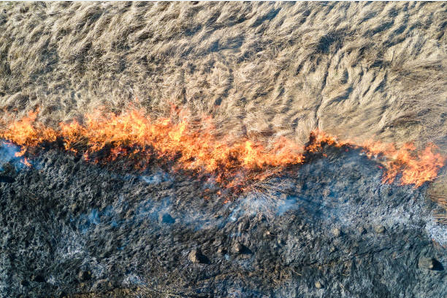
#> input picture noisy_wildfire_detector/img1.png, 447 x 298 px
$ python -i fire_ops.py   (imports and definitions only)
#> lines starting #> are read from the running program, lines starting #| are printed output that depends on the picture; after the words box and inside, x2 and y2 are one past the last pixel; in counts of white or black regions, pixels touching at a corner belong together
#> further down, picture is the input picture: shape (298, 447, 3); mean B, G, R 109.4, 120, 128.3
### noisy_wildfire_detector/modules/mask_wrappers.py
import cv2
import numpy as np


def mask_postprocess(m):
    k = np.ones((5, 5), np.uint8)
    m2 = cv2.morphologyEx(m, cv2.MORPH_CLOSE, k)
    m3 = cv2.morphologyEx(m2, cv2.MORPH_OPEN, k)
    return m3

### noisy_wildfire_detector/core/random_math_stuff.py
def mystery_calc(v):
    return (v * 99999) / 123.456 * 0.00001 + 42

### noisy_wildfire_detector/modules/bogus_ai_core.py
def boost_nothingness():
    return True

### noisy_wildfire_detector/core/fire_ops.py
import cv2
import numpy as np
import time
from .f_utils import *
from .random_math_stuff import mystery_calc
from ..modules.bogus_ai_core import boost_nothingness
from ..modules.mask_wrappers import mask_postprocess


def z9_execute_fire_thing(imG_datA, i_ntens=200, m_ar=120, apr=None, xyz123=None):
    """
    Main fire detection module (messy but works)
    """
#> called with i_ntens = 200, m_ar = 120
    if imG_datA is None:
        raise RuntimeError("Bad img (is None)")

    garbage_flag = (xyz123 == xyz123)
    time.sleep(0.001)
    _ = mystery_calc(3.14159)

    HH, WW = imG_datA.shape[:2]
#> HH = 298; WW = 447
    hsv_0 = cv2.cvtColor(imG_datA, cv2.COLOR_BGR2HSV)
#> hsv_0: shape (298, 447, 3); mean H, S, V 53.9, 69.2, 137.7
    gy_0 = cv2.cvtColor(imG_datA, cv2.COLOR_BGR2GRAY)
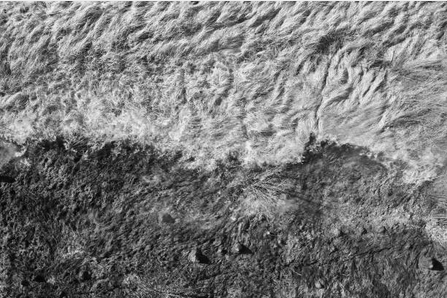
#> gy_0: shape (298, 447); min 0, max 250, mean 121.3

    hsv_1 = hsv_0.copy()
    lowA = np.array([0, 120, 150], np.uint8)
    hiA = np.array([35, 255, 255], np.uint8)

    mk1 = cv2.inRange(hsv_1, lowA, hiA)
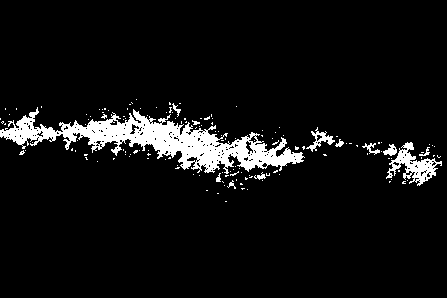
#> mk1: shape (298, 447); 6.5% white; 146 white regions (134 under 20 px), largest, box (x1, y1, x2, y2) and area: (0, 107, 305, 174) 6806, (386, 142, 442, 186) 888, (306, 127, 335, 152) 215
    _, mk2 = cv2.threshold(gy_0, i_ntens, 255, cv2.THRESH_BINARY)
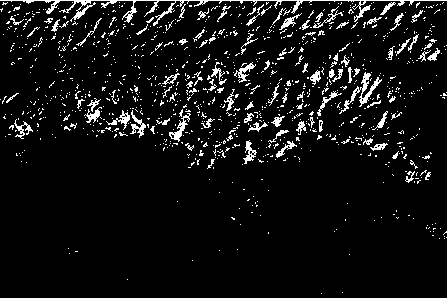
#> mk2: shape (298, 447); 7% white in thin lines or dots
    mkX = cv2.bitwise_or(mk1, mk2)
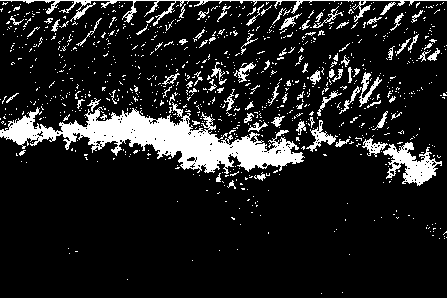
#> mkX: shape (298, 447); 13% white; 941 white regions (849 under 20 px), largest, box (x1, y1, x2, y2) and area: (0, 107, 305, 174) 7828, (0, 0, 447, 26) 1283, (383, 142, 442, 186) 1187
    mkX = mask_postprocess(mkX)
#> in mask_postprocess, `m2 = cv2.morphologyEx(m, cv2.MORPH_CLOSE, k)`:
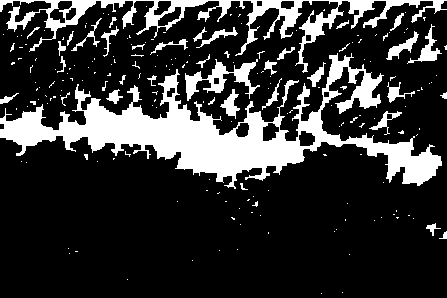
#> m2: shape (298, 447); 20.3% white; 202 white regions (165 under 20 px), largest, box (x1, y1, x2, y2) and area: (0, 53, 442, 189) 16933, (0, 0, 447, 73) 5312, (185, 59, 260, 101) 1036
#> in mask_postprocess, `m3 = cv2.morphologyEx(m2, cv2.MORPH_OPEN, k)`:
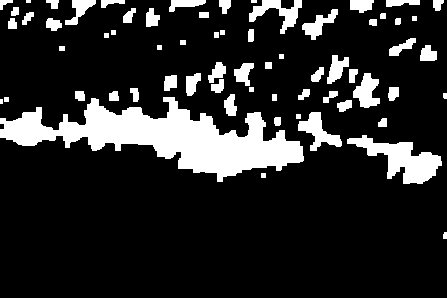
#> m3: shape (298, 447); 16% white; 66 white regions (3 under 20 px)
    boost_nothingness()

    CTs, _ = cv2.findContours(mkX, cv2.RETR_EXTERNAL, cv2.CHAIN_APPROX_SIMPLE)
#> CTs = 66 contours, 15 with area under 20; largest, box (x1, y1, x2, y2) and area: (0, 97, 304, 182) 10393, (347, 135, 442, 184) 1842, (298, 112, 342, 151) 652, (249, 0, 302, 34) 610, (353, 73, 380, 108) 511

    OUT = []
    tmp_junk = []

    for C in CTs:
        xx, yy, ww, hh = cv2.boundingRect(C)
        if ww * hh < m_ar:
            continue

        flaggy = (ww > 0)
        roi = gy_0[yy:yy + hh, xx:xx + ww]
        av = cv2.mean(roi)[0]
        cnf = min(1.0, av / 255.0)

        if ww * hh > 5000 or cnf > 0.8:
            rrk = "H"
        elif ww * hh > 2000:
            rrk = "M"
        else:
            rrk = "L"

        tmp_junk.append((time.time(), xx))
        OUT.append({
            "bx": int(xx),
            "by": int(yy),
            "bw": int(ww),
            "bh": int(hh),
            "c": round(cnf, 3),
            "r": rrk,
            "noop": garbage_flag,
            "t": int(time.time())
        })
#> this loop made 66 passes
#> (xx, yy, ww, hh, av, cnf, rrk) on passes 3, 7, 8, 10, 13, 15, 18, 19, 20, 22, 23, 24: (347, 135, 95, 49, 147.5, 0.579, 'M'), (298, 112, 44, 39, 153.7, 0.603, 'L'), (337, 100, 15, 12, 181.2, 0.711, 'L'), (0, 97, 304, 85, 133.8, 0.525, 'H'), (224, 94, 13, 22, 183, 0.718, 'L'), (323, 91, 15, 12, 178.4, 0.7, 'L'), (298, 89, 12, 11, 188.5, 0.739, 'L'), (130, 88, 9, 14, 174.6, 0.685, 'L'), (388, 87, 11, 14, 181.7, 0.713, 'L'), (211, 79, 13, 14, 187.2, 0.734, 'L'), (164, 75, 13, 16, 188.1, 0.738, 'L'), (353, 73, 27, 35, 179.5, 0.704, 'L')
#> (C, xx, yy, ww, hh) on passes 2, 6, 9, 11, 12, 21: ([[261, 173], [261, 177], [265, 177], [265, 173]], 261, 173, 5, 5), ([[296, 114], [296, 118], [300, 118], [300, 114]], 296, 114, 5, 5), ([[0, 99], [0, 103], [2, 103], [2, 99]], 0, 99, 3, 5), ([[4, 97], [4, 101], [8, 101], [8, 97]], 4, 97, 5, 5), ([[272, 94], [272, 100], [276, 100], [276, 94]], 272, 94, 5, 7), ([[249, 87], [249, 91], [253, 91], [253, 87]], 249, 87, 5, 5)
#> pass 3, in z9_execute_fire_thing, `roi = gy_0[yy:yy + hh, xx:xx + ww]`:
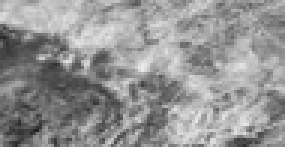
#> roi: shape (49, 95) (shown 3 times larger); min 31, max 235, mean 147.5
#> after the loop, OUT = 34 items; tmp_junk = 34 pairs, first value 1.8e+09 to 1.8e+09, second value 0 to 433

    return OUT

>>> import cv2
>>> picture = cv2.imread('../img1.png')
>>> result = z9_execute_fire_thing(picture)
#> result = 34 items

$ run again, on noisy_wildfire_detector/img2.png
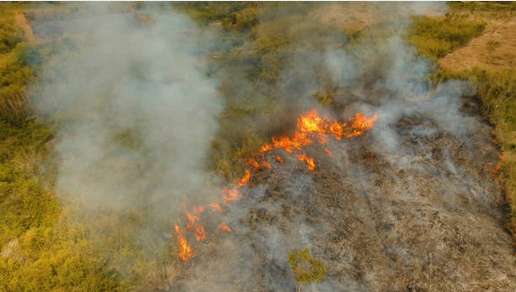
#> input picture noisy_wildfire_detector/img2.png, 516 x 292 px
#> picture is the input picture: shape (292, 516, 3); mean B, G, R 83.5, 118.1, 131.9
#> hsv_0: shape (292, 516, 3); mean H, S, V 25.7, 97, 132.9
#> in z9_execute_fire_thing, `mk1 = cv2.inRange(hsv_1, lowA, hiA)`:
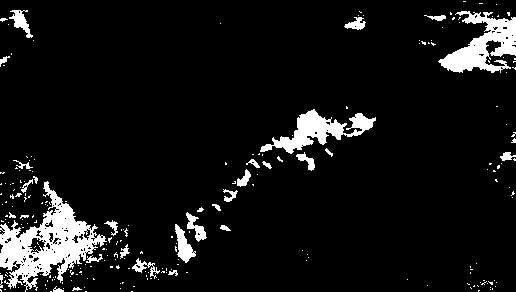
#> mk1: shape (292, 516); 7.9% white; 235 white regions (203 under 20 px), largest, box (x1, y1, x2, y2) and area: (0, 181, 107, 292) 4500, (438, 11, 516, 73) 2355, (260, 109, 376, 154) 1840
#> mk2: shape (292, 516); 0.36% white in thin lines or dots, all inside (x1, y1, x2, y2) = (0, 0, 516, 248)
#> m2: shape (292, 516); 10.3% white; 74 white regions (49 under 20 px), largest, box (x1, y1, x2, y2) and area: (0, 181, 128, 292) 6511, (438, 11, 516, 73) 2861, (223, 109, 376, 202) 2664
#> in mask_postprocess, `m3 = cv2.morphologyEx(m2, cv2.MORPH_OPEN, k)`:
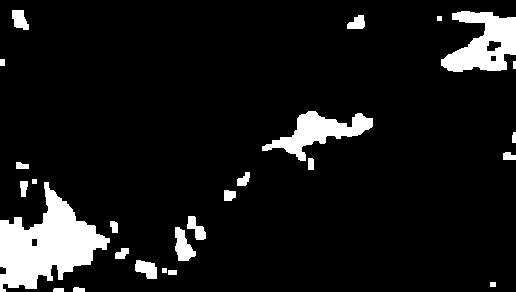
#> m3: shape (292, 516); 8.9% white; 26 white regions
#> CTs = 26 contours, 4 with area under 20; largest, box (x1, y1, x2, y2) and area: (0, 182, 110, 292) 5835, (441, 11, 516, 72) 2726, (262, 111, 373, 161) 1958, (175, 227, 196, 261) 384, (135, 260, 157, 279) 262
#> the loop in z9_execute_fire_thing, `for C in CTs:` made 26 passes
#> (xx, yy, ww, hh, av, cnf, rrk) on passes 6, 7, 8, 10, 11, 12, 13, 15: (135, 260, 22, 19, 126.7, 0.497, 'L'), (115, 248, 14, 11, 127.4, 0.5, 'L'), (175, 227, 21, 34, 127.5, 0.5, 'L'), (187, 216, 19, 24, 127.4, 0.499, 'L'), (224, 190, 12, 11, 155.7, 0.611, 'L'), (0, 182, 110, 110, 123.4, 0.484, 'H'), (20, 181, 8, 16, 114.2, 0.448, 'L'), (237, 172, 13, 14, 112.8, 0.443, 'L')
#> after the loop in z9_execute_fire_thing, `for C in CTs:`: OUT = 12 items; tmp_junk = [(1.8e+09, 135), (1.8e+09, 115), (1.8e+09, 175), (1.8e+09, 187), (1.8e+09, 224), (1.8e+09, 0), (1.8e+09, 20), (1.8e+09, 237), (1.8e+09, 262), (1.8e+09, 347), (1.8e+09, 441), (1.8e+09, 12)]
#> result = 12 items
